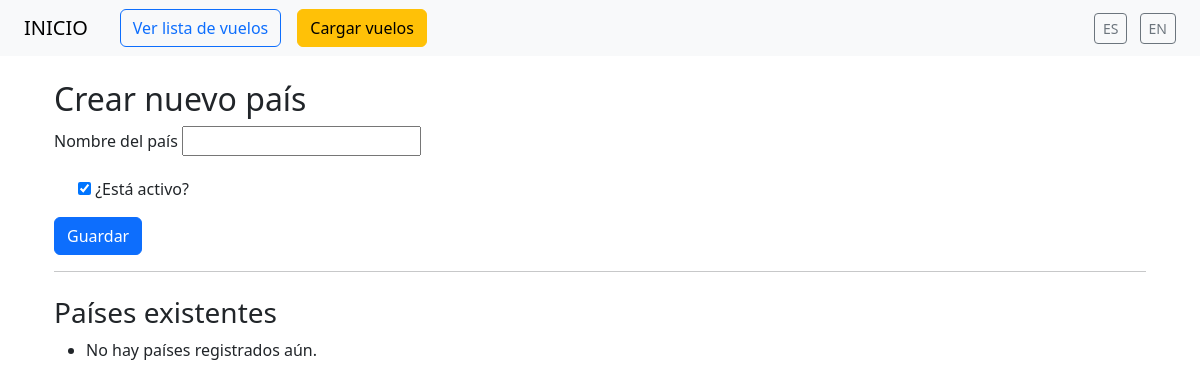
Before: /es/crear-pais/ (signed in) with the older database file.
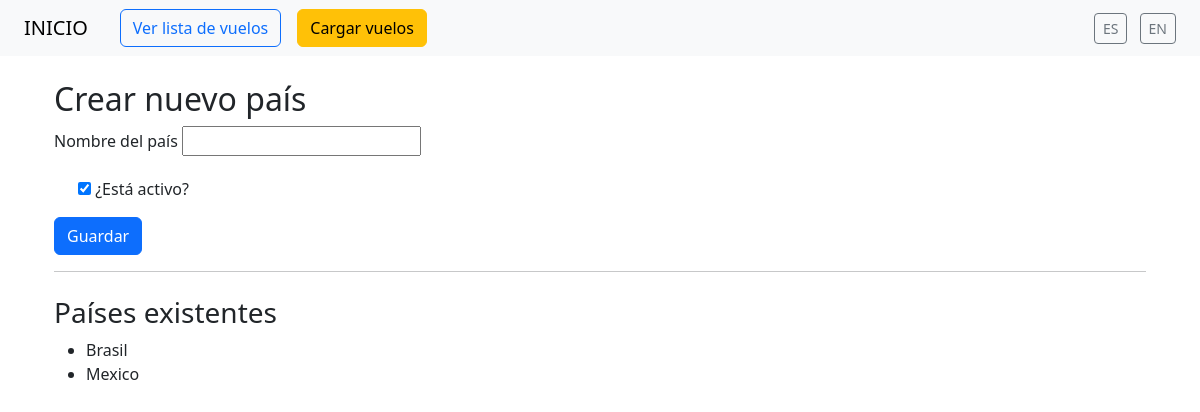
After: the same page with the newer database file.
### core/models.py (models this page shows, shortened)
class Pais(models.Model):
    nombre = models.CharField(max_length=100)
    activo = models.BooleanField(default=True)
    class Meta:
        ordering = ['nombre']

### vuelos/views.py (the view, shortened to what this page needs)
# urls.py: path('crear-pais/', PaisCreateView.as_view(), name='pais_form'),
class PaisCreateView(LoginRequiredMixin, UserPassesTestMixin, CreateView):
    model = Pais
    fields = ['nombre', 'activo']
    template_name = 'vuelos/pais_form.html'
    success_url = reverse_lazy('pais_form')
    def test_func(self):
        return self.request.user.is_superuser
    def get_context_data(self, **kwargs):
        context = super().get_context_data(**kwargs)
        context['paises'] = Pais.objects.order_by('nombre')
        return context

### vuelos/templates/vuelos/pais_form.html (shortened to what this page needs)
{% extends 'base.html' %}
{% load i18n %}
{% block content %}
  <div class="container mt-4">
    <h2>{% trans "Crear nuevo país" %}</h2>
    <form method="post">
      <div class="mb-3">
        <label for="id_nombre" class="form-label">{% trans "Nombre del país" %}</label>
        {{ form.nombre }}
      </div>
      <div class="form-check mb-3">
        {{ form.activo }}
        <label class="form-check-label" for="id_activo">{% trans "¿Está activo?" %}</label>
      </div>
      <button type="submit" class="btn btn-primary">{% trans "Guardar" %}</button>
    </form>
    <hr>
    <h3 class="mt-4">{% trans "Países existentes" %}</h3>
    <ul>
      {% for pais in paises %}
        <li>{{ pais.nombre }}</li>
      {% empty %}
        <li>{% trans "No hay países registrados aún." %}</li>
      {% endfor %}
    </ul>
  </div>
{% endblock %}

Changed rows visible on the page:
added Pais: nombre "Brasil"
added Pais: nombre "Mexico"
Other visible differences:
text no longer shown: "No hay países registrados aún."
